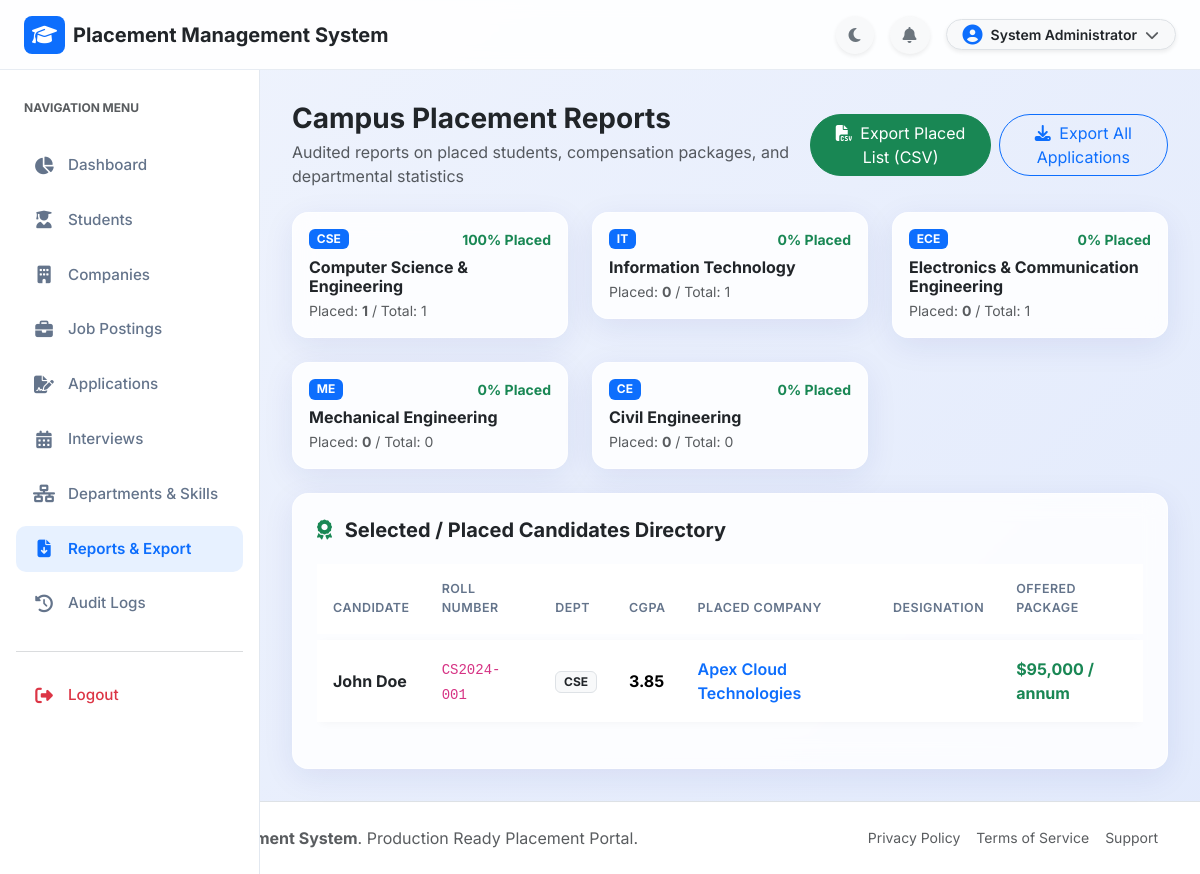
/admin/reports.php (signed in), run on the app's committed database.
### tables this page shows
CREATE TABLE IF NOT EXISTS `applications` (
  `id` INT AUTO_INCREMENT PRIMARY KEY,
  `job_id` INT NOT NULL,
  `student_id` INT NOT NULL,
  `status` ENUM('Applied', 'Shortlisted', 'Interview Scheduled', 'Selected', 'Rejected') DEFAULT 'Applied',
  `cover_note` TEXT DEFAULT NULL,
  `applied_at` TIMESTAMP DEFAULT CURRENT_TIMESTAMP,
  `updated_at` TIMESTAMP DEFAULT CURRENT_TIMESTAMP ON UPDATE CURRENT_TIMESTAMP,
  UNIQUE KEY `unique_student_job` (`job_id`, `student_id`),
  INDEX `idx_app_job` (`job_id`),
  INDEX `idx_app_student` (`student_id`),
  INDEX `idx_app_status` (`status`),
  CONSTRAINT `fk_app_job` FOREIGN KEY (`job_id`) REFERENCES `jobs` (`id`) ON DELETE CASCADE,
  CONSTRAINT `fk_app_student` FOREIGN KEY (`student_id`) REFERENCES `students` (`id`) ON DELETE CASCADE
);

CREATE TABLE IF NOT EXISTS `students` (
  `id` INT AUTO_INCREMENT PRIMARY KEY,
  `roll_number` VARCHAR(50) NOT NULL UNIQUE,
  `full_name` VARCHAR(100) NOT NULL,
  `email` VARCHAR(100) NOT NULL UNIQUE,
  `password` VARCHAR(255) NOT NULL,
  `phone` VARCHAR(20) DEFAULT NULL,
  `department_id` INT DEFAULT NULL,
  `cgpa` DECIMAL(3,2) DEFAULT 0.00,
  `passing_year` INT DEFAULT NULL,
  `bio` TEXT DEFAULT NULL,
  `profile_pic` VARCHAR(255) DEFAULT 'default-avatar.png',
  `resume_pdf` VARCHAR(255) DEFAULT NULL,
  `status` ENUM('Active', 'Placed', 'Inactive') DEFAULT 'Active',
  `created_at` TIMESTAMP DEFAULT CURRENT_TIMESTAMP,
  `updated_at` TIMESTAMP DEFAULT CURRENT_TIMESTAMP ON UPDATE CURRENT_TIMESTAMP,
  INDEX `idx_student_email` (`email`),
  INDEX `idx_student_dept` (`department_id`),
  INDEX `idx_student_status` (`status`),
  CONSTRAINT `fk_students_department` FOREIGN KEY (`department_id`) REFERENCES `departments` (`id`) ON DELETE SET NULL ON UPDATE CASCADE
);

CREATE TABLE IF NOT EXISTS `departments` (
  `id` INT AUTO_INCREMENT PRIMARY KEY,
  `code` VARCHAR(20) NOT NULL UNIQUE,
  `name` VARCHAR(100) NOT NULL,
  `created_at` TIMESTAMP DEFAULT CURRENT_TIMESTAMP
);

CREATE TABLE IF NOT EXISTS `companies` (
  `id` INT AUTO_INCREMENT PRIMARY KEY,
  `company_name` VARCHAR(150) NOT NULL,
  `email` VARCHAR(100) NOT NULL UNIQUE,
  `password` VARCHAR(255) NOT NULL,
  `phone` VARCHAR(20) DEFAULT NULL,
  `website` VARCHAR(150) DEFAULT NULL,
  `industry` VARCHAR(100) DEFAULT NULL,
  `location` VARCHAR(100) DEFAULT NULL,
  `description` TEXT DEFAULT NULL,
  `logo` VARCHAR(255) DEFAULT 'default-company.png',
  `status` ENUM('Pending', 'Approved', 'Rejected') DEFAULT 'Approved',
  `created_at` TIMESTAMP DEFAULT CURRENT_TIMESTAMP,
  `updated_at` TIMESTAMP DEFAULT CURRENT_TIMESTAMP ON UPDATE CURRENT_TIMESTAMP,
  INDEX `idx_company_email` (`email`),
  INDEX `idx_company_status` (`status`)
);

CREATE TABLE IF NOT EXISTS `jobs` (
  `id` INT AUTO_INCREMENT PRIMARY KEY,
  `company_id` INT NOT NULL,
  `title` VARCHAR(150) NOT NULL,
  `department_id` INT DEFAULT NULL,
  `job_type` ENUM('Full Time', 'Internship', 'Part Time', 'Contract') DEFAULT 'Full Time',
  `location` VARCHAR(100) NOT NULL,
  `salary_package` VARCHAR(100) NOT NULL,
  `min_cgpa` DECIMAL(3,2) DEFAULT 0.00,
  `vacancies` INT DEFAULT 1,
  `deadline` DATE NOT NULL,
  `description` TEXT NOT NULL,
  `requirements` TEXT NOT NULL,
  `status` ENUM('Active', 'Closed') DEFAULT 'Active',
  `created_at` TIMESTAMP DEFAULT CURRENT_TIMESTAMP,
  `updated_at` TIMESTAMP DEFAULT CURRENT_TIMESTAMP ON UPDATE CURRENT_TIMESTAMP,
  INDEX `idx_job_company` (`company_id`),
  INDEX `idx_job_dept` (`department_id`),
  INDEX `idx_job_status` (`status`),
  CONSTRAINT `fk_jobs_company` FOREIGN KEY (`company_id`) REFERENCES `companies` (`id`) ON DELETE CASCADE,
  CONSTRAINT `fk_jobs_department` FOREIGN KEY (`department_id`) REFERENCES `departments` (`id`) ON DELETE SET NULL
);

### admin/reports.php (the view, shortened to what this page needs)
<?php
require_once __DIR__ . '/../config/database.php';
$placed_sql = "
    SELECT s.full_name, s.roll_number, s.cgpa, d.code AS dept_code, c.company_name, j.title AS job_title, j.salary_package, a.updated_at
    FROM applications a
    JOIN students s ON a.student_id = s.id
    JOIN jobs j ON a.job_id = j.id
    JOIN companies c ON j.company_id = c.id
    LEFT JOIN departments d ON s.department_id = d.id
    WHERE a.status = 'Selected'
    ORDER BY a.updated_at DESC
";
$placed_students = $conn->query($placed_sql)->fetch_all(MYSQLI_ASSOC);
$dept_stats = $conn->query("
    SELECT d.code, d.name,
           COUNT(DISTINCT s.id) AS total_students,
           COUNT(DISTINCT CASE WHEN a.status = 'Selected' THEN s.id END) AS placed_students
    FROM departments d
    LEFT JOIN students s ON d.id = s.department_id
    LEFT JOIN applications a ON s.id = a.student_id
    GROUP BY d.id
")->fetch_all(MYSQLI_ASSOC);
require_once __DIR__ . '/../includes/header.php';
require_once __DIR__ . '/../includes/navbar.php';
?>
<div class="app-layout">
    <?php require_once __DIR__ . '/../includes/sidebar.php'; ?>
    <main class="app-main">
        <div class="d-flex justify-content-between align-items-center mb-4">
            <div>
                <h3 class="fw-bold text-dark mb-1">Campus Placement Reports</h3>
                <p class="text-muted mb-0">Audited reports on placed students, compensation packages, and departmental statistics</p>
            </div>
            <div class="d-flex gap-2">
                <a href="reports.php?export=csv&type=placed" class="btn btn-success rounded-pill">
                    <i class="fas fa-file-csv me-1"></i> Export Placed List (CSV)
                </a>
                <a href="reports.php?export=csv&type=all_apps" class="btn btn-outline-primary rounded-pill">
                    <i class="fas fa-download me-1"></i> Export All Applications
                </a>
            </div>
        </div>
        <div class="row g-4 mb-4">
            <?php foreach ($dept_stats as $ds): ?>
                <?php
                $ratio = $ds['total_students'] > 0 ? round(($ds['placed_students'] / $ds['total_students']) * 100) : 0;
                ?>
                <div class="col-md-4 col-sm-6">
                    <div class="glass-card p-3">
                        <div class="d-flex justify-content-between align-items-center mb-2">
                            <span class="badge bg-primary text-white"><?php echo htmlspecialchars($ds['code']); ?></span>
                            <span class="small fw-bold text-success"><?php echo $ratio; ?>% Placed</span>
                        </div>
                        <h6 class="fw-bold text-dark mb-1"><?php echo htmlspecialchars($ds['name']); ?></h6>
                        <div class="small text-muted">
                            Placed: <strong><?php echo $ds['placed_students']; ?></strong> / Total: <?php echo $ds['total_students']; ?>
                        </div>
                    </div>
                </div>
            <?php endforeach; ?>
        </div>
        <div class="glass-card p-4">
            <h5 class="fw-bold text-dark mb-3"><i class="fas fa-award text-success me-2"></i> Selected / Placed Candidates Directory</h5>
            <div class="table-responsive">
                <table class="table table-custom align-middle">
                    <thead>
                        <tr>
                            <th>Candidate</th>
                            <th>Roll Number</th>
                            <th>Dept</th>
                            <th>CGPA</th>
                            <th>Placed Company</th>
                            <th>Designation</th>
                            <th>Offered Package</th>
                        </tr>
                    </thead>
                    <tbody>
                        <?php if (empty($placed_students)): ?>
                            <tr><td colspan="7" class="text-center py-4 text-muted">No placement offers recorded yet.</td></tr>
                        <?php else: ?>
                            <?php foreach ($placed_students as $p): ?>
                                <tr>
                                    <td class="fw-bold text-dark"><?php echo htmlspecialchars($p['full_name']); ?></td>
                                    <td><code><?php echo htmlspecialchars($p['roll_number']); ?></code></td>
                                    <td><span class="badge bg-light text-dark border"><?php echo htmlspecialchars($p['dept_code']); ?></span></td>
                                    <td><strong><?php echo htmlspecialchars($p['cgpa']); ?></strong></td>
                                    <td class="fw-semibold text-primary"><?php echo htmlspecialchars($p['company_name']); ?></td>
                                    <td><?php echo htmlspecialchars($p['title']); ?></td>
                                    <td class="fw-bold text-success"><?php echo htmlspecialchars($p['salary_package']); ?></td>
                                </tr>
                            <?php endforeach; ?>
                        <?php endif; ?>
                    </tbody>
                </table>
            </div>
        </div>
    </main>
</div>
<?php require_once __DIR__ . '/../includes/footer.php'; ?>

### assets/css/style.css (style rules this page uses)
:root { --primary-color: #0d6efd; --primary-dark: #0a58ca; --primary-light: #e7f1ff; --secondary-color: #4f46e5; --accent-color: #06b6d4; --bg-gradient: linear-gradient(135deg, #f0f4fd 0%, #e2eafc 100%); --card-bg: rgba(255, 255, 255, 0.85); --card-border: rgba(255, 255, 255, 0.6); --text-main: #1e293b; --text-muted: #64748b; --sidebar-width: 260px; --topbar-height: 70px; --glass-shadow: 0 8px 32px 0 rgba(31, 38, 135, 0.08); --transition-smooth: all 0.25s cubic-bezier(0.4, 0, 0.2, 1); }
body { font-family: 'Inter', system-ui, -apple-system, sans-serif; background: var(--bg-gradient); color: var(--text-main); min-height: 100vh; margin: 0; padding: 0; overflow-x: hidden; }
.glass-card { background: var(--card-bg); backdrop-filter: blur(12px); -webkit-backdrop-filter: blur(12px); border: 1px solid var(--card-border); border-radius: 16px; box-shadow: var(--glass-shadow); transition: var(--transition-smooth); }
.app-layout { display: flex; margin-top: var(--topbar-height); min-height: calc(100vh - var(--topbar-height)); }
.app-main { flex: 1; margin-left: var(--sidebar-width); padding: 2rem; transition: var(--transition-smooth); }
.table-custom { border-collapse: separate; border-spacing: 0 6px; }
.table-custom tbody tr { background: #ffffff; border-radius: 10px; box-shadow: 0 2px 8px rgba(0,0,0,0.03); transition: var(--transition-smooth); }
.table-custom th { border: none; color: var(--text-muted); font-weight: 600; text-transform: uppercase; font-size: 0.78rem; letter-spacing: 0.5px; padding: 1rem; }
.table-custom td { border: none; padding: 1rem; vertical-align: middle; }

### data on the page
applications: student.full_name "John Doe", student.roll_number "CS2024-001", departments.code "CSE", student.cgpa "3.85", companies.company_name "Apex Cloud Technologies", job.salary_package "$95,000 / annum"

### other printed values
APP_NAME "Placement Management System"
$_SESSION['user_name'] "System Administrator"
$ds['code'] "CSE"
$ratio "100"
$ds['name'] "Computer Science & Engineering"
$ds['placed_students'] "1"
$ds['total_students'] "1"
$ds['code'] "IT"
$ratio "0"
$ds['name'] "Information Technology"
$ds['placed_students'] "0"
$ds['code'] "ECE"
$ds['name'] "Electronics & Communication Engineering"
$ds['code'] "ME"
$ds['name'] "Mechanical Engineering"
